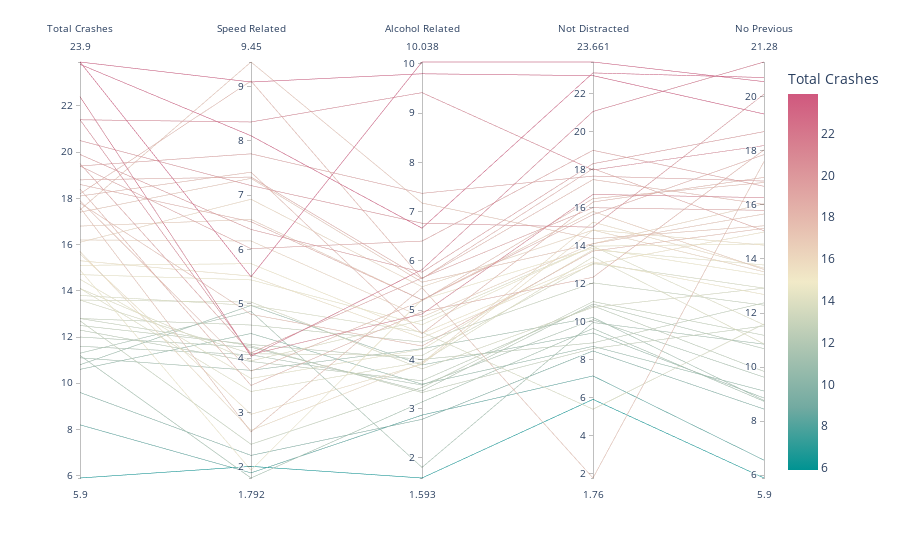

The code cell stored with this chart in its notebook:
### Markdown cell above
We can also use the parallel coordinates plot to see if there is any trend between the crash types and total number of crashes.

### Code cell
fig = px.parallel_coordinates(car_crashes[['total', 'speeding', 'alcohol', 'not_distracted', 'no_previous']], 
                              color="total", labels={"total": "Total Crashes",
                              "alcohol": "Alcohol Related", "speeding": "Speed Related",
                              "not_distracted": "Not Distracted", "no_previous": "No Previous",},
                                color_continuous_scale=px.colors.diverging.Tealrose)
fig.show()
